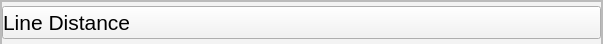
                 <widget class="QFrame" name="LineDistanceFrame">
                  <property name="minimumSize">
                   <size>
                    <width>603</width>
                    <height>44</height>
                   </size>
                  </property>
                  <property name="maximumSize">
                   <size>
                    <width>603</width>
                    <height>44</height>
                   </size>
                  </property>
                  <property name="styleSheet">
                   <string notr="true">background-color: rgb(243, 243, 243);</string>
                  </property>
                  <property name="frameShape">
                   <enum>QFrame::StyledPanel</enum>
                  </property>
                  <property name="frameShadow">
                   <enum>QFrame::Raised</enum>
                  </property>
                  <layout class="QVBoxLayout" name="verticalLayout_10">
                   <property name="spacing">
                    <number>0</number>
                   </property>
                   <property name="leftMargin">
                    <number>0</number>
                   </property>
                   <property name="topMargin">
                    <number>0</number>
                   </property>
                   <property name="rightMargin">
                    <number>0</number>
                   </property>
                   <property name="bottomMargin">
                    <number>0</number>
                   </property>
                   <item>
                    <widget class="QFrame" name="LineTitleFrame">
                     <property name="minimumSize">
                      <size>
                       <width>0</width>
                       <height>44</height>
                      </size>
                     </property>
                     <property name="maximumSize">
                      <size>
                       <width>16777215</width>
                       <height>44</height>
                      </size>
                     </property>
                     <property name="frameShape">
                      <enum>QFrame::StyledPanel</enum>
                     </property>
                     <property name="frameShadow">
                      <enum>QFrame::Raised</enum>
                     </property>
                     <layout class="QVBoxLayout" name="verticalLayout_14">
                      <property name="spacing">
                       <number>0</number>
                      </property>
                      <property name="leftMargin">
                       <number>0</number>
                      </property>
                      <property name="topMargin">
                       <number>0</number>
                      </property>
                      <property name="rightMargin">
                       <number>0</number>
                      </property>
                      <property name="bottomMargin">
                       <number>0</number>
                      </property>
                      <item>
                       <widget class="QPushButton" name="ExpandLine">
                        <property name="font">
                         <font>
                          <pointsize>16</pointsize>
                         </font>
                        </property>
                        <property name="styleSheet">
                         <string notr="true">text-align: left</string>
                        </property>
                        <property name="text">
                         <string>Line Distance</string>
                        </property>
                        <property name="icon">
                         <iconset>
                          <normalon>:/Expand/ExpandArrow.png</normalon>
                         </iconset>
                        </property>
                        <property name="iconSize">
                         <size>
                          <width>40</width>
                          <height>40</height>
                         </size>
                        </property>
                       </widget>
                      </item>
                     </layout>
                    </widget>
                   </item>
                   <item>
                    <widget class="QFrame" name="LineFunctionFrame">
                     <property name="frameShape">
                      <enum>QFrame::StyledPanel</enum>
                     </property>
                     <property name="frameShadow">
                      <enum>QFrame::Raised</enum>
                     </property>
                     <widget class="QPushButton" name="DrawLine">
                      <property name="geometry">
                       <rect>
                        <x>440</x>
                        <y>90</y>
                        <width>89</width>
                        <height>25</height>
                       </rect>
                      </property>
                      <property name="font">
                       <font>
                        <pointsize>13</pointsize>
                       </font>
                      </property>
                      <property name="text">
                       <string>Draw Line</string>
                      </property>
                     </widget>
                     <widget class="QLabel" name="label_5">
                      <property name="geometry">
                       <rect>
                        <x>20</x>
                        <y>10</y>
                        <width>571</width>
                        <height>41</height>
                       </rect>
                      </property>
                      <property name="font">
                       <font>
                        <pointsize>13</pointsize>
                       </font>
                      </property>
                      <property name="text">
                       <string>Enter two X,Y coordinates or click the button to draw a line between two 
points on the color video stream.</string>
                      </property>
                     </widget>
                     <widget class="QTextEdit" name="LineX1">
                      <property name="geometry">
                       <rect>
                        <x>150</x>
                        <y>70</y>
                        <width>104</width>
                        <height>31</height>
                       </rect>
                      </property>
                     </widget>
                     <widget class="QTextEdit" name="LineY1">
                      <property name="geometry">
                       <rect>
                        <x>310</x>
                        <y>70</y>
                        <width>104</width>
                        <height>31</height>
                       </rect>
                      </property>
                     </widget>
                     <widget class="QTextEdit" name="LineX2">
                      <property name="geometry">
                       <rect>
                        <x>150</x>
                        <y>110</y>
                        <width>104</width>
                        <height>31</height>
                       </rect>
                      </property>
                     </widget>
                     <widget class="QTextEdit" name="LineY2">
                      <property name="geometry">
                       <rect>
                        <x>310</x>
                        <y>110</y>
                        <width>104</width>
                        <height>31</height>
                       </rect>
                      </property>
                     </widget>
                     <widget class="QLabel" name="label_6">
                      <property name="geometry">
                       <rect>
                        <x>20</x>
                        <y>80</y>
                        <width>67</width>
                        <height>17</height>
                       </rect>
                      </property>
                      <property name="font">
                       <font>
                        <pointsize>13</pointsize>
                        <weight>75</weight>
                        <bold>true</bold>
                       </font>
                      </property>
                      <property name="text">
                       <string>Point 1: </string>
                      </property>
                     </widget>
                     <widget class="QLabel" name="label_7">
                      <property name="geometry">
                       <rect>
                        <x>20</x>
                        <y>120</y>
                        <width>67</width>
                        <height>17</height>
                       </rect>
                      </property>
                      <property name="font">
                       <font>
                        <pointsize>13</pointsize>
                        <weight>75</weight>
                        <bold>true</bold>
                       </font>
                      </property>
                      <property name="text">
                       <string>Point 2: </string>
                      </property>
                     </widget>
                     <widget class="QLabel" name="label_8">
                      <property name="geometry">
                       <rect>
                        <x>110</x>
                        <y>80</y>
                        <width>31</width>
                        <height>17</height>
                       </rect>
                      </property>
                      <property name="font">
                       <font>
                        <pointsize>13</pointsize>
                       </font>
                      </property>
                      <property name="text">
                       <string>X1:</string>
                      </property>
                     </widget>
                     <widget class="QLabel" name="label_9">
                      <property name="geometry">
                       <rect>
                        <x>110</x>
                        <y>120</y>
                        <width>31</width>
                        <height>17</height>
                       </rect>
                      </property>
                      <property name="font">
                       <font>
                        <pointsize>13</pointsize>
                       </font>
                      </property>
                      <property name="text">
                       <string>X2:</string>
                      </property>
                     </widget>
                     <widget class="QLabel" name="label_10">
                      <property name="geometry">
                       <rect>
                        <x>270</x>
                        <y>80</y>
                        <width>31</width>
                        <height>17</height>
                       </rect>
                      </property>
                      <property name="font">
                       <font>
                        <pointsize>13</pointsize>
                       </font>
                      </property>
                      <property name="text">
                       <string>Y1: </string>
                      </property>
                     </widget>
                     <widget class="QLabel" name="label_11">
                      <property name="geometry">
                       <rect>
                        <x>270</x>
                        <y>120</y>
                        <width>31</width>
                        <height>17</height>
                       </rect>
                      </property>
                      <property name="font">
                       <font>
                        <pointsize>13</pointsize>
                       </font>
                      </property>
                      <property name="text">
                       <string>Y2:</string>
                      </property>
                     </widget>
                     <widget class="QLabel" name="label_12">
                      <property name="geometry">
                       <rect>
                        <x>20</x>
                        <y>160</y>
                        <width>111</width>
                        <height>21</height>
                       </rect>
                      </property>
                      <property name="font">
                       <font>
                        <pointsize>13</pointsize>
                        <weight>75</weight>
                        <bold>true</bold>
                       </font>
                      </property>
                      <property name="text">
                       <string>Distance (m):</string>
                      </property>
                     </widget>
                     <widget class="QLabel" name="LineDistance">
                      <property name="geometry">
                       <rect>
                        <x>150</x>
                        <y>160</y>
                        <width>67</width>
                        <height>17</height>
                       </rect>
                      </property>
                      <property name="font">
                       <font>
                        <pointsize>13</pointsize>
                       </font>
                      </property>
                      <property name="text">
                       <string>3.141</string>
                      </property>
                     </widget>
                     <widget class="QPushButton" name="CalculateLineDistance">
                      <property name="geometry">
                       <rect>
                        <x>310</x>
                        <y>160</y>
                        <width>89</width>
                        <height>25</height>
                       </rect>
                      </property>
                      <property name="font">
                       <font>
                        <pointsize>13</pointsize>
                       </font>
                      </property>
                      <property name="text">
                       <string>Calculate</string>
                      </property>
                     </widget>
                     <widget class="QPushButton" name="ClearLineDistance">
                      <property name="geometry">
                       <rect>
                        <x>440</x>
                        <y>160</y>
                        <width>89</width>
                        <height>25</height>
                       </rect>
                      </property>
                      <property name="font">
                       <font>
                        <pointsize>13</pointsize>
                       </font>
                      </property>
                      <property name="text">
                       <string>Clear</string>
                      </property>
                     </widget>
                    </widget>
                   </item>
                  </layout>
                 </widget>
